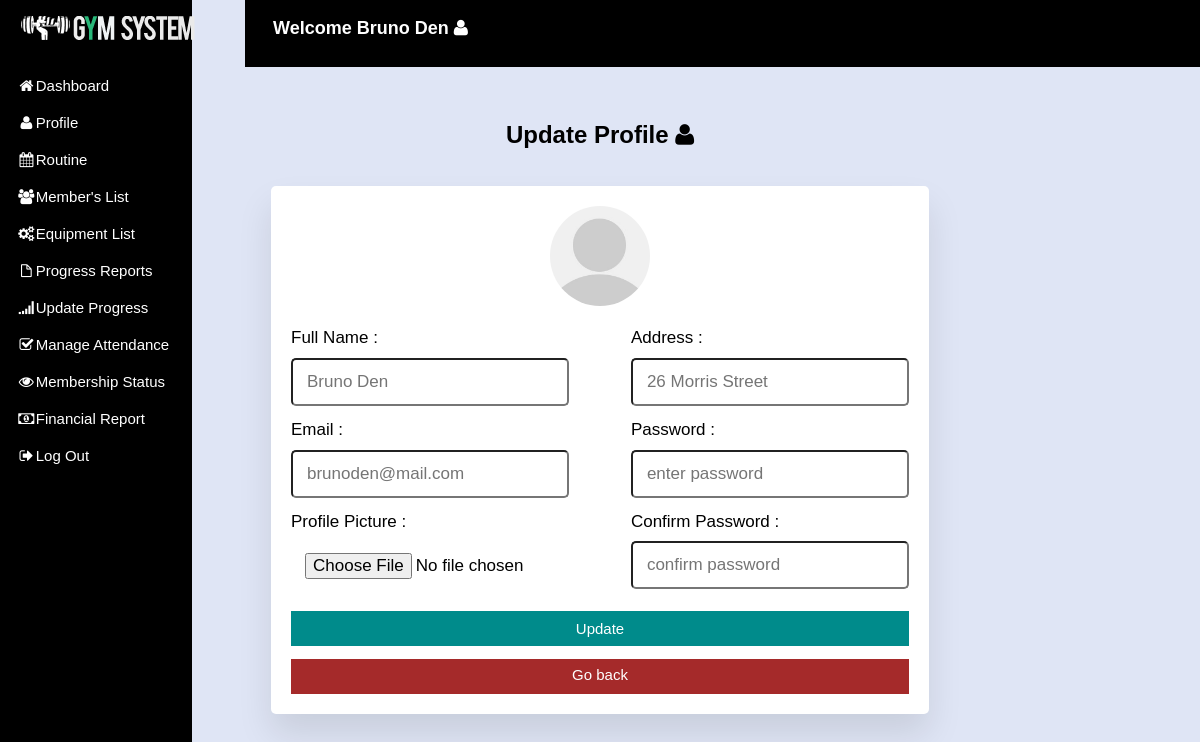
Page /crudapp/apurbo/staff-pages/update_profile.php (signed in) on the committed database.
### tables this page shows
CREATE TABLE `staffs` (
  `staff_id` int NOT NULL AUTO_INCREMENT,
  `username` varchar(50) NOT NULL,
  `password` varchar(50) NOT NULL,
  `email` varchar(50) NOT NULL,
  `fullname` varchar(50) NOT NULL,
  `address` varchar(20) NOT NULL,
  `designation` varchar(20) NOT NULL,
  `gender` varchar(10) NOT NULL,
  `contact` int(10) NOT NULL,
   PRIMARY KEY (staff_id)    
);

### crudapp/apurbo/staff-pages/update_profile.php (the view, shortened to what this page needs)
<?php
include 'dbcon.php';
?>
<!DOCTYPE html>
<html lang="en">
<head>
   <link rel="stylesheet" href="css/profile-style.css?v=<?php echo time(); ?>">
<link rel="stylesheet" href="../css/matrix-style.css" />
 <link rel="stylesheet"  href= "https://cdnjs.cloudflare.com/ajax/libs/font-awesome/6.7.1/css/all.min.css"/>
<link href="../font-awesome/css/font-awesome.css" rel="stylesheet" />
<link rel="stylesheet" href="../css/jquery.gritter.css" />
</head>
<body>
   <?php $page="dashboard"; include 'includes/navbar.php'?>
           <h1 class="text" style="text-align:center; color:black; margin-top:40px;">Update Profile <i class="icon icon-user"></i></h1><br>
<div class="update-profile">
   <?php
      $select = mysqli_query($con, "SELECT * FROM `staffs` WHERE staff_id = '$user_id'") or die('query failed');
      if(mysqli_num_rows($select) > 0){
         $fetch = mysqli_fetch_assoc($select);
      }
   ?>
   <form action="" method="post" enctype="multipart/form-data">
      <?php
         if($fetch['image'] == ''){
            echo '<img src="images/default-avatar.png">';
         }else{
            echo '<img src="uploaded_img/'.$fetch['image'].'">';
         }
      ?>
      <div class="flex">
         <div class="inputBox">
            <span>Full Name :</span>
            <input type="text" name="update_name" placeholder="<?php echo $fetch['fullname']; ?>" class="box">
            <span>Email :</span>
            <input type="email" name="update_email" placeholder="<?php echo $fetch['email']; ?>" class="box">
            <span>Profile Picture :</span>
            <input type="file" name="update_image" accept="image/jpg, image/jpeg, image/png" class="box">
         </div>
         <div class="inputBox">
            <span>Address :</span>
            <input type="text" name="update_address" placeholder="<?php echo $fetch['address']; ?>" class="box">
            <span>Password :</span>
            <input type="password" name="update_pass" placeholder="enter password" class="box" required>
            <span>Confirm Password :</span>
            <input type="password" name="confirm_pass" placeholder="confirm password" class="box" required>
         </div>
      </div>
      <input type="submit" value="Update" name="update_profile" class="btn">
       <br>
      <a href="profile.php" class="delete-btn">Go back</a>
   </form>
</div>
</body>
</html>

### crudapp/apurbo/staff-pages/includes/navbar.php (shortened to what this page needs)
<?php
$user_id = $_SESSION['user_id'];
?>
<div class="side-menu">
<div id="header">
  <h1>Perfect Gym</h1>
</div>
    <ul>
    <li><a href="index.php"><i class="icon icon-home"></i>Dashboard</a></li>
    <li><a href="profile.php"><i class="icon icon-user"></i>Profile</a></li>
    <li><a href="routine.php"><i class="icon icon-calendar"></i>Routine</a></li>
    <li><a href="members-list.php"><i class="icon icon-group"></i>Member's List</a></li>
    <li><a href="equipment-list.php"><i class="icon icon-cogs"></i>Equipment List</a></li>
    <li><a href="report.php"><i class="icon icon-file"></i> Progress Reports</a></li>
    <li><a href="member-progress.php"><i class="icon icon-signal"></i>Update Progress</a></li>
    <li><a href="attendance.php"><i class="icon icon-check"></i>Manage Attendance</a></li>
    <li><a href="membership.php"><i class="icon icon-eye-open"></i>Membership Status</a></li>
    <li><a href="finance.php"><i class="icon icon-money"></i>Financial Report</a></li>
    <li><a href="../logout.php"><i class="icon icon-signout"></i>Log Out</a></li>
    </ul>
    </div>
             <?php include "dbcon.php";
                     $qry="SELECT * FROM staffs WHERE staff_id = '$user_id'";
                    $result=mysqli_query($con,$qry);
            while($row=mysqli_fetch_array($result)){ ?>
<div class="main">
<header>
    <h2>Welcome <?php echo $row['fullname']; ?>&nbsp;<i class="icon icon-user"></i></h2>
</header>
</div>
<?php } ?>
    <li class="<?php if($page=='dashboard'){ echo 'active'; }?>"><a href="index.php"><i class="icon icon-home"></i> <span>Dashboard</span></a> </li>

### crudapp/apurbo/staff-pages/css/profile-style.css (style rules this page uses)
* { margin: 0; padding: 0; box-sizing: border-box; font-family: "Popins", sans-serif; }
body { min-height: 100vh; background: #dfe5f5; width: 100%; overflow: auto; }
li { list-style: none;. }
.side-menu { position: fixed; background: black; width: 16vw; min-height: 100vh; display: flex; flex-direction: column; user-select: none; }
.side-menu li a { font-size: 15px; padding: 10px 17px; color: white; display: flex; align-items: center; text-decoration: none; }
.main { margin-left: 245px; }
header { display: flex; justify-content: space-between; padding: 1.75rem; background-color: black; color: white; user-select: none; }
.update-profile { height: auto; display: flex; align-items: center; justify-content: center; padding:20px; line-height: 1.1; width: auto; }
.update-profile form { padding:20px; background-color: white; box-shadow: 0 20px 35px rgba(0,0,0,0.1); text-align: center; width: auto; text-align: center; border-radius: 5px; }
.update-profile form img { height: 100px; width: 100px; border-radius: 50%; object-fit: cover; margin-bottom: 5px; }
.update-profile form .flex { display: flex; justify-content: space-between; margin-bottom: 20px; grid-gap: 15px; }
.update-profile form .flex .inputBox { width: 45%; }
.update-profile form .flex .inputBox span { text-align: left; display: block; margin-top: 15px; font-size: 17px; color:black; }
.update-profile form .flex .inputBox .box { width: 100%; border-radius: 5px; background-color: white; padding:12px 14px; font-size: 17px; color:black; margin-top: 10px; }
.update-profile .btn { display: block; height:35px; width: 100%; font-size: 15px; background-color: darkcyan; padding:0px 0px; outline: none; cursor: pointer; text-decoration: none; color: white; margin: auto; border: 1px solid darkcyan; }
.update-profile .delete-btn { display: block; height:35px; width: 100%; font-size: 15px; background: brown; padding:7px 0px; border: 1px solid brown; outline: none; cursor: pointer; text-decoration: none; color: white; margin: auto; }

### crudapp/apurbo/css/matrix-style.css (style rules this page uses)
* { outline: none !important; -moz-outline: none !important; }
html, body { height: 100%; }
body { overflow-x: hidden; margin-top: -10px; font-family: "Open Sans", sans-serif; font-size: 12px; color: #666; }
a { color: #666; }
select, textarea, input[type="text"], input[type="password"], input[type="datetime"], input[type="datetime-local"], input[type="date"], input[type="month"], input[type="time"], input[type="week"], input[type="number"], input[type="email"], input[type="url"], input[type="search"], input[type="tel"], input[type="color"], .uneditable-input, .label, .dropdown-menu, .btn, .well, .progress, .table-bordered, .btn-group > .btn:first-child, .btn-group > .btn:last-child, .btn-group > .btn:last-child, .btn-group > .dropdown-toggle, .alert { border-radius: 0px; }
.btn, textarea, input[type="text"], input[type="password"], input[type="datetime"], input[type="datetime-local"], input[type="date"], input[type="month"], input[type="time"], input[type="week"], input[type="number"], input[type="email"], input[type="url"], input[type="search"], input[type="tel"], input[type="color"], .uneditable-input { box-shadow: none; }
.progress, .progress-success .bar, .progress .bar-success, .progress-warning .bar, .progress .bar-warning, .progress-danger .bar, .progress .bar-danger, .progress-info .bar, .progress .bar-info, .btn, .btn-primary { background-image: none; }
#header { height: 77px; position: relative; width: 100%; z-index: -9; }
#header h1 { background: url("../img/icontest3.png") no-repeat scroll 0 0 transparent; height: 31px; left: 20px; line-height: 600px; overflow: hidden; position: relative; top: 26px; width: 191px; }
form { margin-bottom: 0; }

### rows in the picture
staffs: fullname "Bruno Den", update_name "Bruno Den", update_email "brunoden@mail.com", update_address "26 Morris Street"
